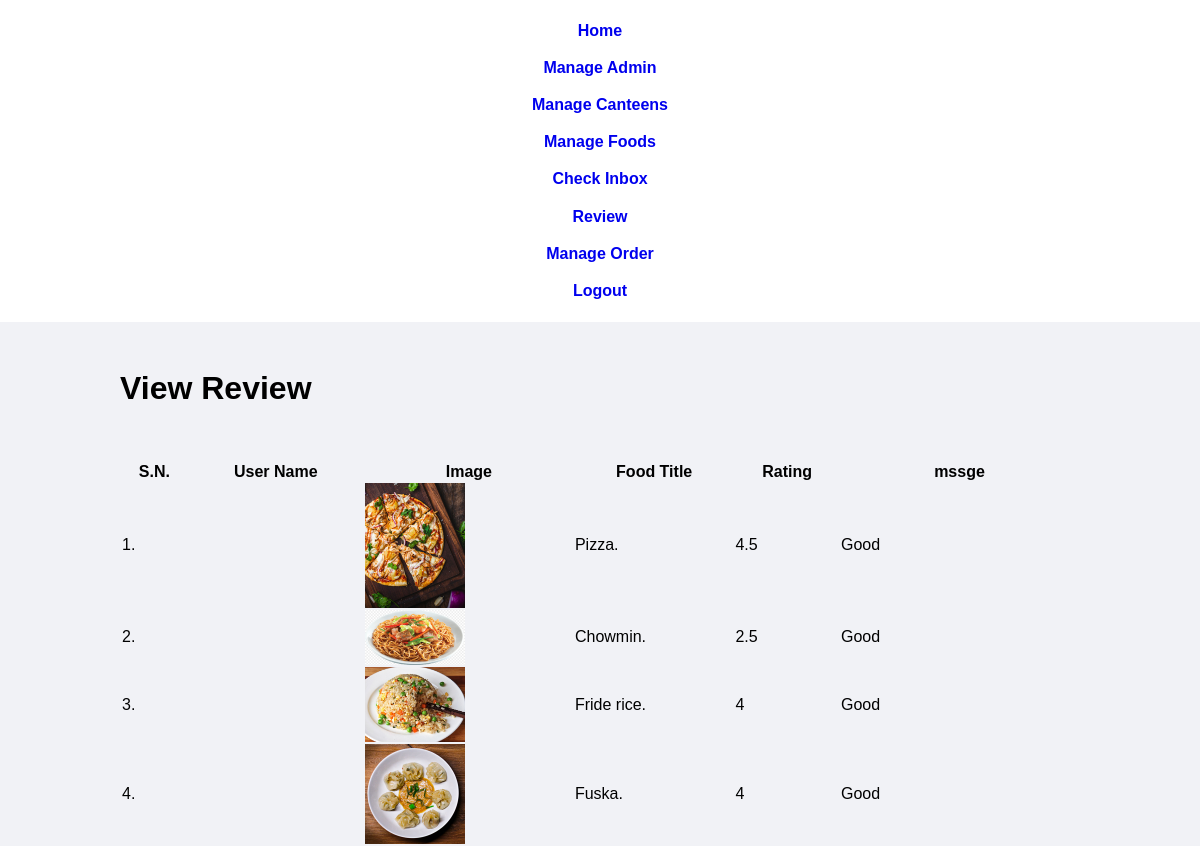
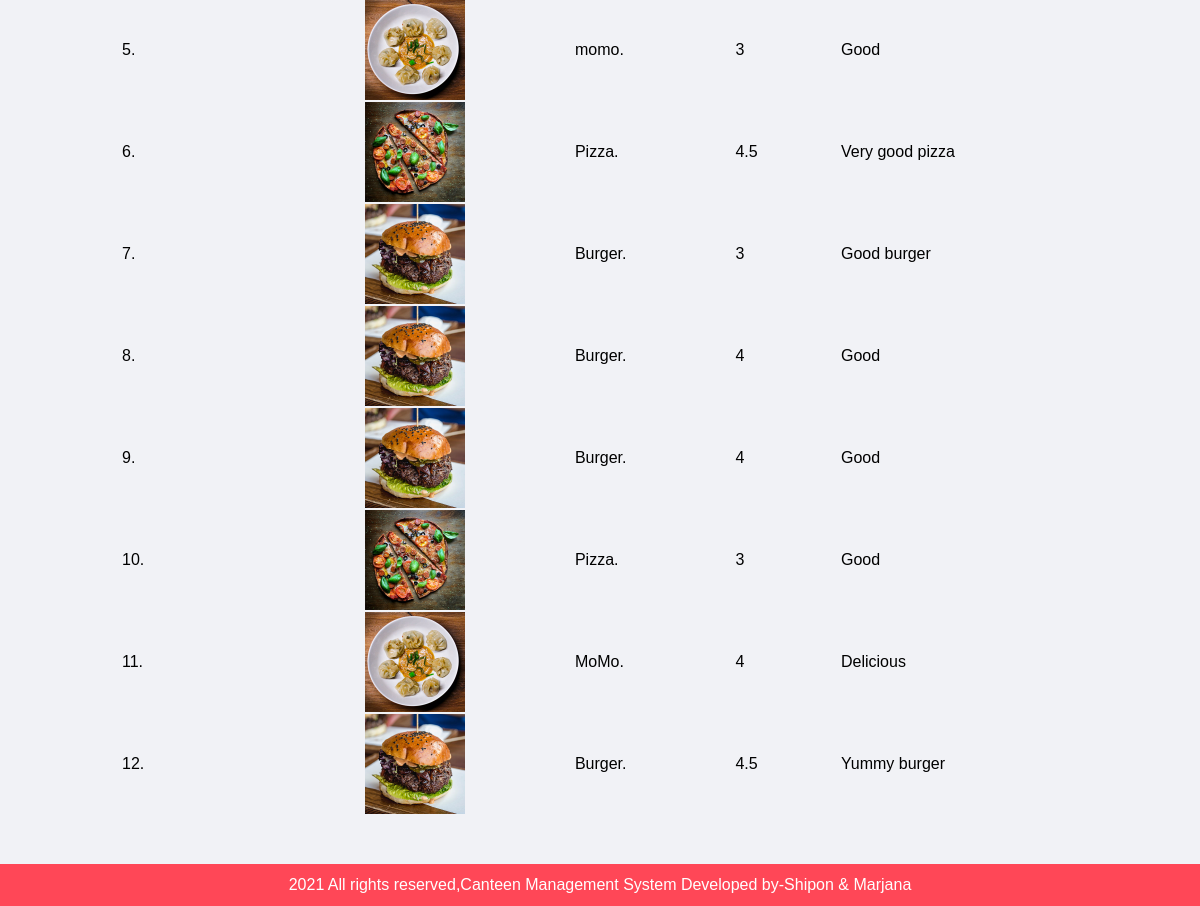
/admin/review.php (signed in), run on the app's committed database (2 pictures, top to bottom).
### tables this page shows
CREATE TABLE `food_table` (
  `id` int(10) UNSIGNED NOT NULL,
  `title` varchar(100) NOT NULL,
  `rate` float NOT NULL,
  `mssge` varchar(255) NOT NULL,
  `description` text NOT NULL,
  `price` int(11) NOT NULL,
  `image_name` varchar(255) NOT NULL,
  `canteen_id` int(11) NOT NULL,
  `featured` varchar(10) NOT NULL,
  `active` varchar(10) NOT NULL
);

### admin/review.php (the view, shortened to what this page needs)
<?php include('partials/menu.php');?>
<div class="main-content">
<div class="wrapper">
<h1> View Review</h1>
<br/> <br/> </br>
    <table class="tbl-full center">
        <tr>
            <th>S.N.</th>
            <th>User Name</th>
            <th>Image</th>
            <th>Food Title</th>
            <th>Rating</th>
            <th>mssge</th>
        </tr>
        <?php
            $sql="SELECT * FROM food_table ORDER BY id DESC";
            $res=mysqli_query($conn, $sql);
            $count=mysqli_num_rows($res);
            $sn=1;
            if($count>0)
            {
                while($row=mysqli_fetch_assoc($res))
                {
                    $usr=$row['usr'];
                    $image_name=$row['image_name'];
                    $title=$row['title'];
                    $rate=$row['rate'];
                    $mssge=$row['mssge'];
                    ?>
                     <tr>
                            <td><?php echo $sn++; ?>.</td>
                            <td><?php echo $usr;?></td>
                            <td>
                             <?php
                             if($image_name=="")
                             {
                                echo "<div class='error'>Image Not Added</div>";
                             }
                             else
                             {
                                 ?>
                                 <img src="<?php echo SITEURL; ?>images/food/<?php echo $image_name; ?>" width="100px" >
                                 <?php
                             }
                             ?>
                            </td>
                            <td><?php echo $title; ?>.</td>
                            <td><?php echo $rate; ?></td>
                            <td><?php echo $mssge;?></td>
                        </tr>
                    <?php
                }
            }
            else
            {
                echo "<tr> <td colspan='12' class='error'> Review Not available</td></tr>";
            }
        ?>
    </table>
</div>
</div>
<?php include('partials/footer.php'); ?>

### css/admin.css (style rules this page uses)
* { margin: 0; padding: 0; font-family: Arial, Helvetica, sans-serif; }
.wrapper { padding: 1%; width: 80%; margin: 0 auto; }
.main-content { background-color: #f1f2f6; padding: 3% 0; }
.tbl-full { width: 100%; }

### data on the page
food_table: image_name (picture), title "Pizza", rate "4.5", mssge "Good"
food_table: image_name (picture), title "Chowmin", rate "2.5", mssge "Good"
food_table: image_name (picture), title "Fride rice", rate "4", mssge "Good"
food_table: image_name (picture), title "Fuska", rate "4", mssge "Good"
food_table: image_name (picture), title "momo", rate "3", mssge "Good"
food_table: image_name (picture), title "Pizza", rate "4.5", mssge "Very good pizza"
food_table: image_name (picture), title "Burger", rate "3", mssge "Good burger"
food_table: image_name (picture), title "Burger", rate "4", mssge "Good"
food_table: image_name (picture), title "Burger", rate "4", mssge "Good"
food_table: image_name (picture), title "Pizza", rate "3", mssge "Good"
food_table: image_name (picture), title "MoMo", rate "4", mssge "Delicious"
food_table: image_name (picture), title "Burger", rate "4.5", mssge "Yummy burger"
